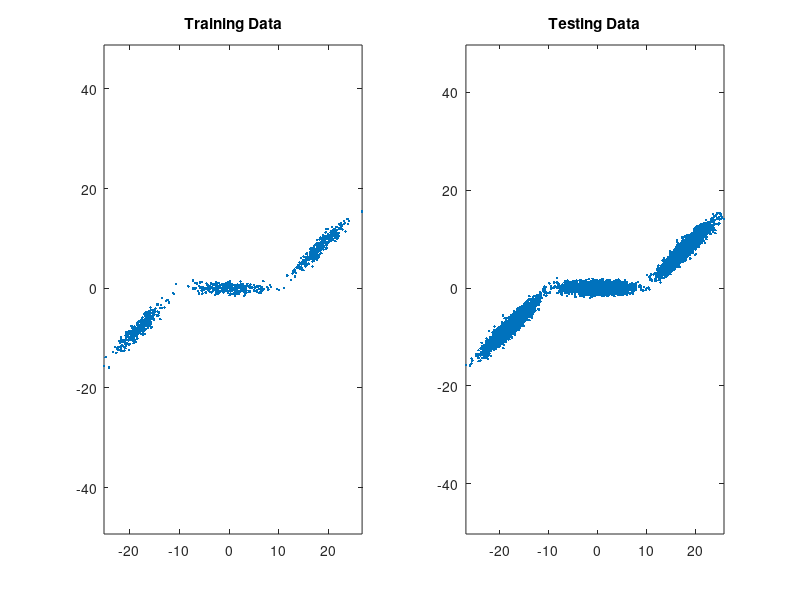

MATLAB code for this plot: (Note: this script raises an error after producing the figure.)
%Question 2

%Clearing data
clear
clc
close all

%Setting a seed to ensure reproducibility
rng(5000)

%Generating the model
plotData = 1;
%Number of dimensions and number of samples
n = 2; Ntrain = 1000; Ntest = 10000; 
%GMM ratios
alpha = [0.33,0.34,0.33];
%Mean vectors
meanVectors = [-18 0 18;-8 0 8];
%Variance-covariance matrix
covEvalues = [3.2^2 0;0 0.6^2];
covEvectors(:,:,1) = [1 -1;1 1]/sqrt(2);
covEvectors(:,:,2) = [1 0;0 1];
covEvectors(:,:,3) = [1 -1;1 1]/sqrt(2);

%Generating the training data
t = rand(1,Ntrain);
ind1 = find(0 <= t & t <= alpha(1));
ind2 = find(alpha(1) < t & t <= alpha(1)+alpha(2));
ind3 = find(alpha(1)+alpha(2) <= t & t <= 1);
Xtrain = zeros(n,Ntrain);
Xtrain(:,ind1) = covEvectors(:,:,1)*covEvalues^(1/2)*randn(n,length(ind1))+meanVectors(:,1);
Xtrain(:,ind2) = covEvectors(:,:,2)*covEvalues^(1/2)*randn(n,length(ind2))+meanVectors(:,2);
Xtrain(:,ind3) = covEvectors(:,:,3)*covEvalues^(1/2)*randn(n,length(ind3))+meanVectors(:,3);

%Generating the test data
t = rand(1,Ntest);
ind1 = find(0 <= t & t <= alpha(1));
ind2 = find(alpha(1) < t & t <= alpha(1)+alpha(2));
ind3 = find(alpha(1)+alpha(2) <= t & t <= 1);
Xtest = zeros(n,Ntrain);
Xtest(:,ind1) = covEvectors(:,:,1)*covEvalues^(1/2)*randn(n,length(ind1))+meanVectors(:,1);
Xtest(:,ind2) = covEvectors(:,:,2)*covEvalues^(1/2)*randn(n,length(ind2))+meanVectors(:,2);
Xtest(:,ind3) = covEvectors(:,:,3)*covEvalues^(1/2)*randn(n,length(ind3))+meanVectors(:,3);

%Plotting the test and training data
if plotData == 1
    figure(1), subplot(1,2,1),
    plot(Xtrain(1,:),Xtrain(2,:),'.')
    title('Training Data'), axis equal,
    subplot(1,2,2),
    plot(Xtest(1,:),Xtest(2,:),'.')
    title('Testing Data'), axis equal,
end

%Choosing the maximum number of perceptrons
perceptrons = 10;
%Choosing the number of folds
fold = 10;
%Defining the model
MLP = feedforwardnet(1);
%No validation within the model, all of it is used for training
MLP.divideMode = 'none';
MLP.divideFcn = 'dividetrain';
%Defining performance metrics
perf = zeros(fold,1);
perfMean = zeros(perceptrons,2);
dummy = ceil(linspace(0,Ntrain,fold+1));
for k = 1:fold
    indPartitionLimits(k,:) = [dummy(k)+1,dummy(k+1)];
end
for i = 1:perceptrons
    for j = 1:2
        %K-Fold Cross-Validation
        for k = 1:fold
            indValidate = [indPartitionLimits(k,1):indPartitionLimits(k,2)];
            %Using fold k as validation set
            x1Validate = Xtrain(1,indValidate); 
            x2Validate = Xtrain(2,indValidate);
            if k == 1
                indTrain = [indPartitionLimits(k,2)+1:Ntrain];
            elseif k == fold
                indTrain = [1:indPartitionLimits(k,1)-1];
            else
                indTrain = [1:indPartitionLimits(k-1,2),indPartitionLimits(k+1,2):Ntrain];
            end
            
            %Using all other folds as training set
            x1Train = Xtrain(1,indTrain); 
            x2Train = Xtrain(2,indTrain);
            Xtrain1 = [x1Train; x2Train];
            xValidate = [x1Validate; x2Validate];
            Ntrain1 = length(indTrain); Nvalidate = length(indValidate);
            %MLP
            if j==2
                MLP.layers{1}.transferFcn = 'softplus';
            else
                MLP.layers{1}.transferFcn = 'logsig';
            end
            %Running the model            
            MLP.layers{1}.size = i;
            MLP = configure(MLP,Xtrain1(1,:),Xtrain1(2,:));
            MLP.trainParam.showWindow = true;
            MLP = train(MLP,Xtrain1(1,:),Xtrain1(2,:));
            %Predicting outcome with the validation data
            yhat = MLP(xValidate(1,:));
            %Evaluating performance and storing it
            perf(k) = perform(MLP,xValidate(2,:),yhat);
        end
        perfMean(i,j) = mean(perf);
        %Finding and storing the best model dynamically
        if i == 1 && j == 1
            bestMLP = MLP;
            bestPerf = perfMean(1,1);
        else
            if perfMean(i,j) < bestPerf
                bestMLP = MLP;
                bestPerf = perfMean(i,j);
            end
        end       
    end
end

%Train the whole dataset with best model
bestMLP = configure(bestMLP,Xtrain(1,:),Xtrain(2,:));
bestMLP.trainParam.showWindow = true;
bestMLP = train(bestMLP,Xtrain(1,:),Xtrain(2,:));

%Try Against Ntest
yhattest = bestMLP(Xtest(1,:));
perftest = perform(bestMLP,Xtest(2,:),yhattest);

%Plots
figure(2)
hold on
stem(1+log(perfMean(:,1)))
stem(1+log(perfMean(:,2)))
title("Average Performance of the MLP Estimator Across Folds")
xlabel("Number of Perceptrons") 
ylabel("Performance Metric (1+log of MSE)")
legend('Sigmoid','Softplus')
hold off

figure(3)
hold on
scatter(Xtest(1,:),Xtest(2,:),'ob');
scatter(Xtest(1,:),yhattest,'xk');
hold off
title("Performance of the Best Model on Test Data")
xlabel("X1") 
ylabel("X2")
legend('True X2 Values','Predicted X2 Values');